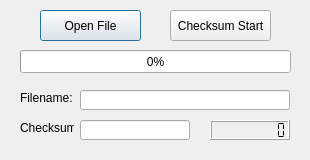
<?xml version="1.0" encoding="UTF-8"?>
<ui version="4.0">
 <class>ChecksumerMain</class>
 <widget class="QDialog" name="ChecksumerMain">
  <property name="geometry">
   <rect>
    <x>0</x>
    <y>0</y>
    <width>310</width>
    <height>160</height>
   </rect>
  </property>
  <property name="sizePolicy">
   <sizepolicy hsizetype="Fixed" vsizetype="Fixed">
    <horstretch>0</horstretch>
    <verstretch>0</verstretch>
   </sizepolicy>
  </property>
  <property name="minimumSize">
   <size>
    <width>310</width>
    <height>160</height>
   </size>
  </property>
  <property name="maximumSize">
   <size>
    <width>310</width>
    <height>160</height>
   </size>
  </property>
  <property name="windowTitle">
   <string>CheckSumer</string>
  </property>
  <widget class="QPushButton" name="openfileButton">
   <property name="geometry">
    <rect>
     <x>40</x>
     <y>10</y>
     <width>101</width>
     <height>31</height>
    </rect>
   </property>
   <property name="focusPolicy">
    <enum>Qt::TabFocus</enum>
   </property>
   <property name="text">
    <string>Open File</string>
   </property>
   <property name="autoDefault">
    <bool>true</bool>
   </property>
  </widget>
  <widget class="QProgressBar" name="progressBar">
   <property name="geometry">
    <rect>
     <x>20</x>
     <y>50</y>
     <width>271</width>
     <height>23</height>
    </rect>
   </property>
   <property name="value">
    <number>0</number>
   </property>
  </widget>
  <widget class="QLineEdit" name="filenameDisplay">
   <property name="geometry">
    <rect>
     <x>80</x>
     <y>90</y>
     <width>210</width>
     <height>20</height>
    </rect>
   </property>
   <property name="focusPolicy">
    <enum>Qt::NoFocus</enum>
   </property>
   <property name="frame">
    <bool>true</bool>
   </property>
   <property name="readOnly">
    <bool>true</bool>
   </property>
  </widget>
  <widget class="QLineEdit" name="checksumDisplay">
   <property name="geometry">
    <rect>
     <x>80</x>
     <y>120</y>
     <width>110</width>
     <height>20</height>
    </rect>
   </property>
   <property name="focusPolicy">
    <enum>Qt::ClickFocus</enum>
   </property>
   <property name="alignment">
    <set>Qt::AlignRight|Qt::AlignTrailing|Qt::AlignVCenter</set>
   </property>
   <property name="readOnly">
    <bool>true</bool>
   </property>
  </widget>
  <widget class="QPushButton" name="checksumButton">
   <property name="geometry">
    <rect>
     <x>170</x>
     <y>10</y>
     <width>101</width>
     <height>31</height>
    </rect>
   </property>
   <property name="focusPolicy">
    <enum>Qt::TabFocus</enum>
   </property>
   <property name="text">
    <string>Checksum Start</string>
   </property>
   <property name="default">
    <bool>false</bool>
   </property>
  </widget>
  <widget class="QLabel" name="filenameLabel">
   <property name="geometry">
    <rect>
     <x>20</x>
     <y>90</y>
     <width>54</width>
     <height>16</height>
    </rect>
   </property>
   <property name="text">
    <string>Filename:</string>
   </property>
  </widget>
  <widget class="QLabel" name="checksumLabel">
   <property name="geometry">
    <rect>
     <x>20</x>
     <y>120</y>
     <width>54</width>
     <height>16</height>
    </rect>
   </property>
   <property name="text">
    <string>Checksum:</string>
   </property>
  </widget>
  <widget class="QLCDNumber" name="elapsedtimeLCDNumber">
   <property name="geometry">
    <rect>
     <x>210</x>
     <y>120</y>
     <width>80</width>
     <height>20</height>
    </rect>
   </property>
   <property name="maximumSize">
    <size>
     <width>80</width>
     <height>16777215</height>
    </size>
   </property>
   <property name="layoutDirection">
    <enum>Qt::LeftToRight</enum>
   </property>
   <property name="smallDecimalPoint">
    <bool>false</bool>
   </property>
   <property name="digitCount">
    <number>9</number>
   </property>
   <property name="segmentStyle">
    <enum>QLCDNumber::Flat</enum>
   </property>
  </widget>
 </widget>
 <layoutdefault spacing="6" margin="11"/>
 <resources/>
 <connections/>
</ui>
